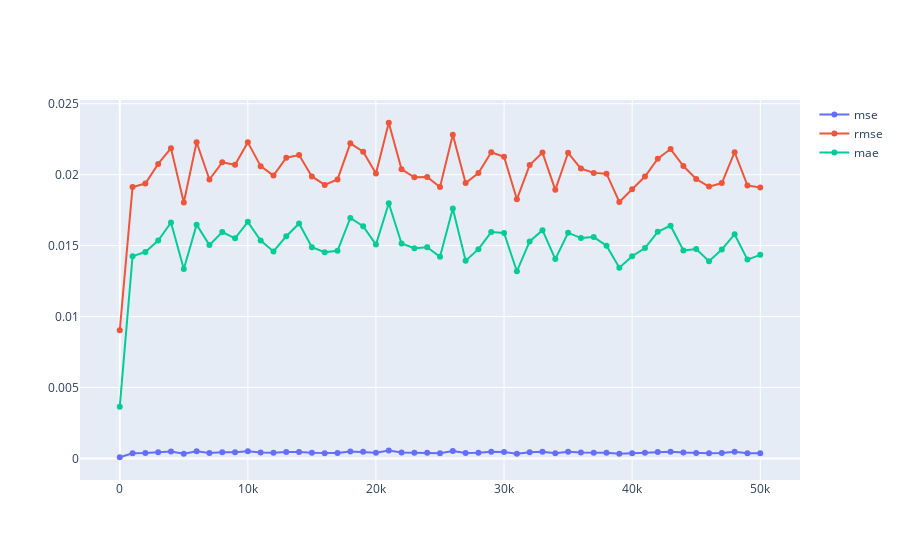

Notebook code for this chart:
### Code cell
draw_lines(times, [mse_arr, rmse_arr, mae_arr], ['mse', 'rmse', 'mae'])
